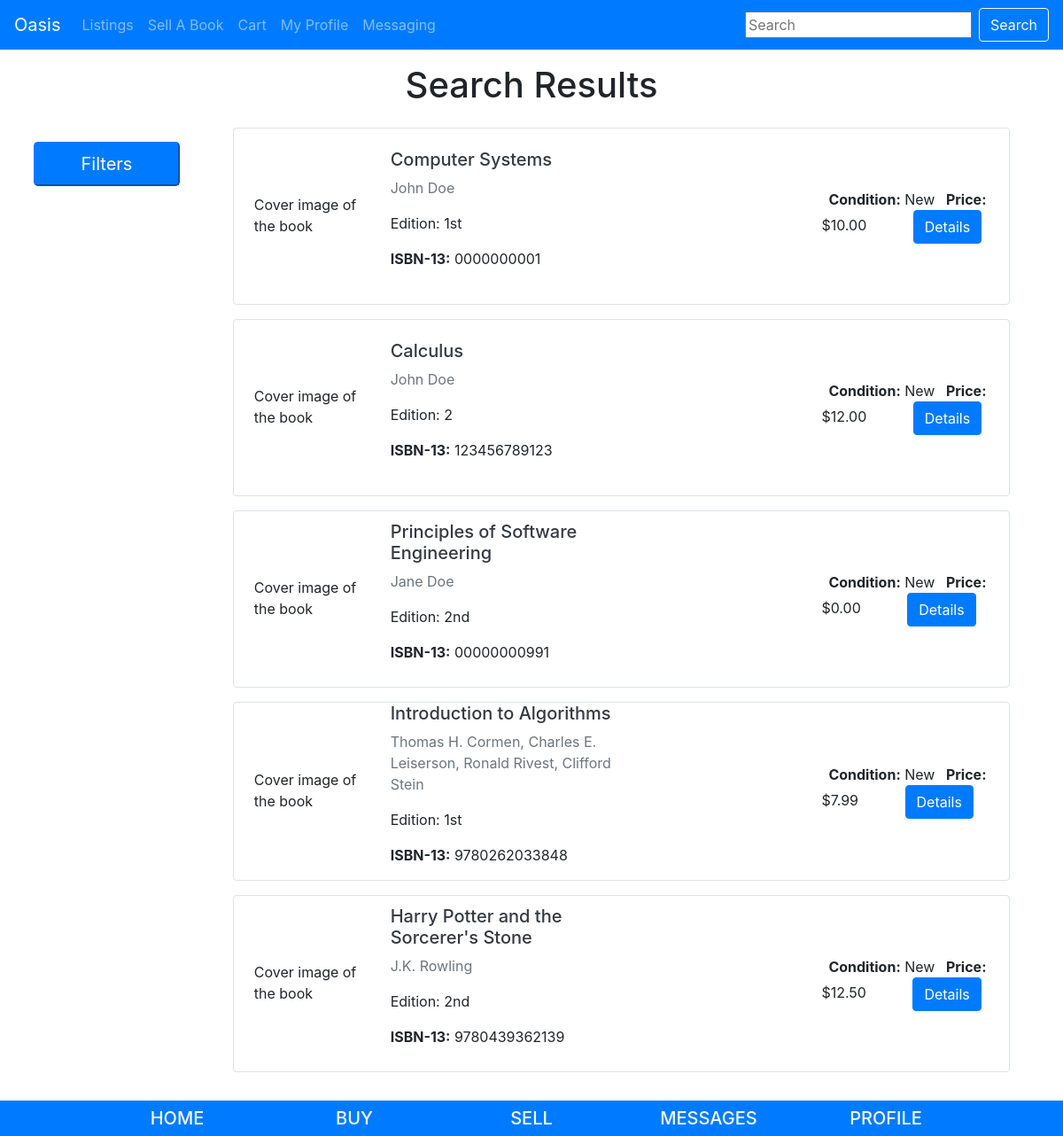
The page /pages/listings/ on the database its author committed.
### pages/models.py (models this page shows, shortened)
class Listing(models.Model):
    id = models.UUIDField(primary_key=True, default=uuid.uuid4, help_text='unique id for this listing')
    book = models.ForeignKey('Book', on_delete=models.RESTRICT, null=True)
    date_added = models.DateTimeField(auto_now_add=True)
    user = models.ForeignKey(User,
                        default = 1,
                        null = True,
                        on_delete = models.SET_NULL
                        )
    price= models.DecimalField(max_digits=10, decimal_places=2)
    hide_listing = models.BooleanField(default=False)
    times_reported = models.SmallIntegerField(default=0)
    report = models.ForeignKey('ReportListing',null = True, on_delete = models.SET_NULL)
    condition = models.CharField(
        max_length=1,
        choices=CONDITION,
        blank=True,
        default=1,
        help_text='Book condition',
    )
    class Meta:
        ordering = ['-date_added']
    def get_absolute_url(self):
        return reverse('listings-detail', args=[str(self.id)])

class Book(models.Model):
    title = models.CharField(max_length=200)
    author = models.CharField(max_length=100)
    isbn = models.CharField('ISBN', max_length=13, unique=True, help_text='13 Character <a href="https://www.isbn-international.org/content/what-isbn">ISBN number</a>')
    edition = models.CharField(max_length=5) #length here assumes no more than 999th edition -- seems like a reasonable assumption
    pub_year = models.SmallIntegerField()

### pages/views.py (the view)
# urls.py: path('listings/', views.ListingView.as_view(), name='listings'),
class ListingView(generic.ListView):
    model = Listing
    context_object_name = 'listing_view'
    queryset = Listing.objects.all()
    template_name = 'listings_view.html'  # Specify your own template name/location
    def get_queryset(self, *args, **kwargs):
        val = self.request.GET.get("q")
        if val:
            queryset = Listing.objects.filter(
                Q(book__title__icontains=val) |
                Q(book__author__icontains=val) |
                Q(book__isbn__icontains=val)
                ).distinct()
            for i in NumSearch.objects.all():
                i.count = i.count + 1
                i.save()
        else:
            queryset = Listing.objects.all()
        return queryset

### cart/context_processors.py (called while the page is built)
def cart(request):
     return {'cart': Cart(request)}

### pages/templates/listings_view.html (shortened to what this page needs)
{% extends "base.html" %}
{% block content %}
<div class="text-center">
  <h1>Search Results</h1>
</div>
<div class="row">
  <div class="col-12 col-lg-12 py-2 mx-auto">
  </div>
</div>
<div class="row mx-auto">
  <div class="col-lg-2 ml-2 py-2 my-2">
    <button class="btn-lg btn-primary mb-2 w-100" type="button" data-toggle="collapse" data-target="#filters" aria-expanded="false" aria-controls="collapseExample">
      Filters
    </button>
    </div>
  </div>
  {% if object_list %}
  <div class="col-lg-9 col-md-10 col-sm-12 mx-auto">
    {% for object in object_list %}
    {% if object.hide_listing is False %}
      <div class="row border rounded mb-3" style="min-height: 200px;">
        <div class="col-lg-2 col-md-2 col-sm-12 mx-2 my-auto" style="min-height: 50px;">
          Cover image of the book
        </div>
        <div class="col-lg-4 col-md-5 col-sm-12 my-auto mr-auto">
          <a class="text-decoration-none text-dark" href="{{ object.get_absolute_url }}" ><h5> {{ object.book.title }}</h5></a>
          <p class="text-muted"> {{ object.book.author }}</p>
          <p> Edition: {{ object.book.edition }}</p>
          <p><strong>ISBN-13:</strong> {{ object.book.isbn }}</p>
        </div>
        <div class="my-auto mr-2 col-lg-3 col-md-3 col-sm-12">
          <span class="mx-2"><strong>Condition:</strong> {{object.get_condition_display}}</span>
          <span><strong>Price:</strong> ${{ object.price}}</span>
          <a href="{{ object.get_absolute_url }}" class="btn btn-primary ml-5">Details</a>
        </div>
      </div>
      {% endif %}
      {% endfor %}
    </div>
  </div>
  {% else %}
  <p>There are no current listings.</p>
  {% endif %}
{% endblock %}

### rows shown on the page
Listing: book "Computer Systems", book.author "John Doe", book.edition "1st", book.isbn "0000000001", condition "New", price "10.00"
Listing: book "Calculus", book.author "John Doe", book.edition "2", book.isbn "123456789123", condition "New", price "12.00"
Listing: book "Principles of Software Engineering", book.author "Jane Doe", book.edition "2nd", book.isbn "00000000991", condition "New", price "0.00"
Listing: book "Introduction to Algorithms", book.author "Thomas H. Cormen, Charles E. Leiserson, Ronald Rivest, Clifford Stein", book.edition "1st", book.isbn "9780262033848", condition "New", price "7.99"
Listing: book "Harry Potter and the Sorcerer's Stone", book.author "J.K. Rowling", book.edition "2nd", book.isbn "9780439362139", condition "New", price "12.50"
